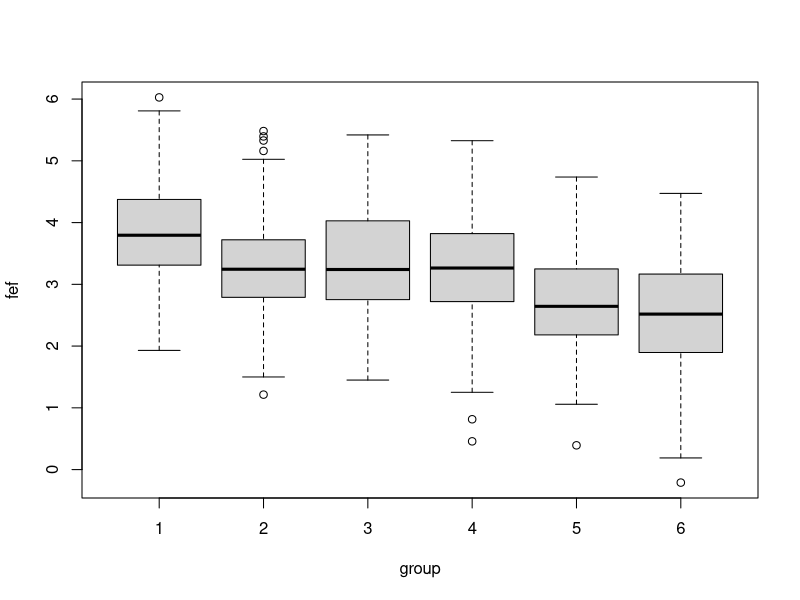
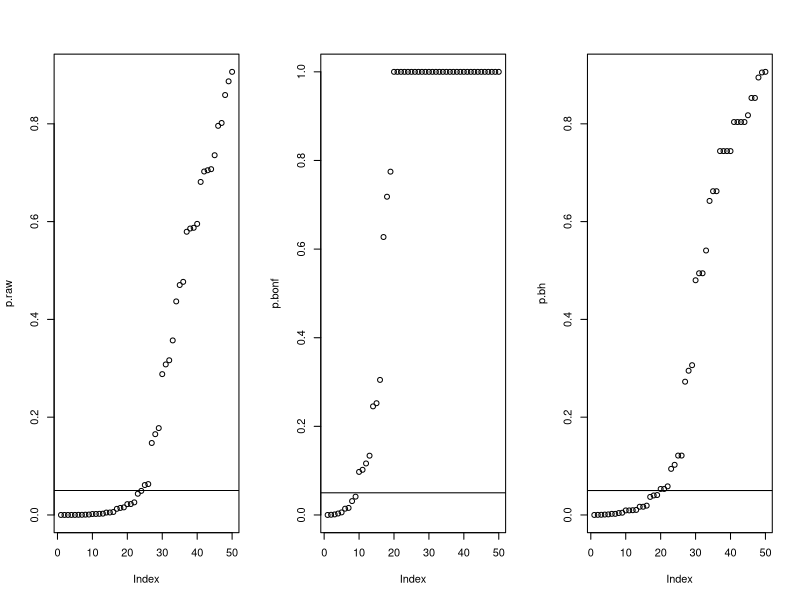

Recreate these plots in R, in order. (Note: this script raises an error after producing the figures.)
# Chapter12_ㅡmultiple inference
# Anova
FEF<-data.frame(rbind(cbind(1,rnorm(200,3.78,0.79)),
                      cbind(2,rnorm(200,3.30,0.77)),
                      cbind(3,rnorm(50 ,3.32,0.86)),
                      cbind(4,rnorm(200,3.23,0.78)),
                      cbind(5,rnorm(200,2.73,0.81)),
                      cbind(6,rnorm(200,2.59,0.82))))
colnames(FEF)<-c("group","fef")
boxplot(fef~group, data=FEF)

# Overall Ftest for One-way ANOVA
aov(fef~as.factor(group), data=FEF)
anova(lm(fef~as.factor(group), data=FEF))

# Comparison of specific group in Anova
# t-test for comparison of pairs of groups
# 1) LSD_method
pairwise.t.test(FEF$fef, FEF$group, p.ad="none")

# 2) Bonferroni approach
pairwise.t.test(FEF$fef,FEF$group,p.adj="bonf")

# False Discovery Rate
x<- rnorm(50, mean = c(rep(0, 25), rep(3, 25))) #mean이 각각 0, 3인 RV 25개, 25개 만들기
p<- 2* pnorm(sort(-abs(x))) # -abs(x) 를 sort하고 각각의 normal prob.

p.raw<- p
p.bonf<- p.adjust(p, "bonferroni")   # adjust할 때 bonferroni 이용
p.bh<-p.adjust(p, "BH")   #BH: Benjamini & Hochberg method

par(mfrow = c(1,3))   #grpah 분할해서 한 figure에 넣기
plot(p.raw);abline(h=0.05)   #abline-> h: yvalue
plot(p.bonf);abline(h = 0.05)
plot(p.bh);abline(h = 0.05)

#Kruskal-Walis test
drugs<-c(rep("Indomethacin", 6), rep("Aspirin", 6), rep("Piroxicam",6), rep("BW755C", 6))
score<-c(2,3,3,3,3,0,
         1,3,1,2,2,3,
         3,1,2,1,3,3,
         1,0,0,0,0,-1)
oscular<-data.frame(drugs, score)
kruskal.test(score ~ drugs, data = oscular) 

# Random-effects model
ID<-rep(1:5,2)
y<-c(26.6,11.1,8,20.7,5.8,30.4,15,8.1,16.9,8.4)
logy<-log(y)
library(lme4)

summary(lmer(logy~(1|as.factor(ID))))
